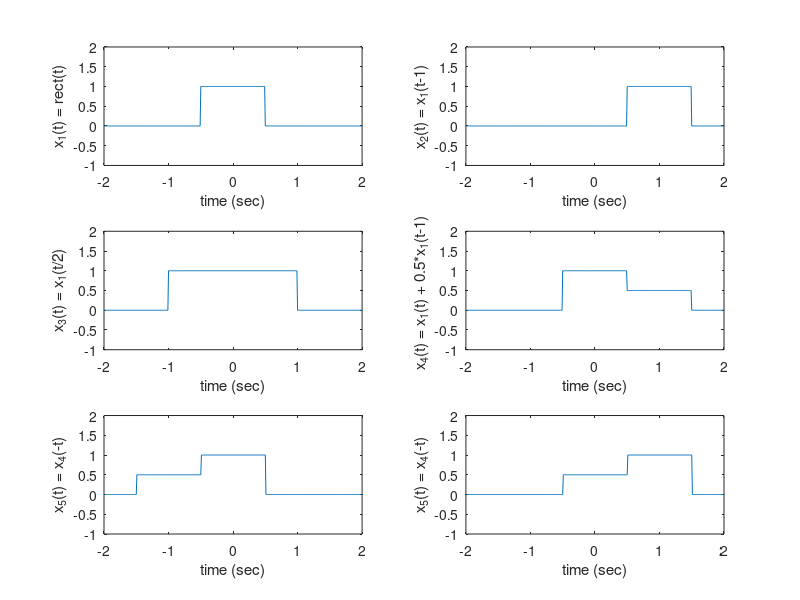

MATLAB code to generate this figure:
clear all;
close all;
clc;

Ts=0.01; %Sampling time
t=-5:Ts:5; %Time vector

% Define the rectangular pulse function
function x = rect(t)
  x = (t >= -0.5 & t < 0.5);
 endfunction


x1=rect(t);
x2 = rect(t-1);
x3 = rect(t/2);
x4 = rect(t) + (1/2)*rect(t-1);
x5 = rect(-t) + (1/2)*rect(-t-1);
x6 = rect(1-t)+ (1/2)*rect(-t);

subplot(3,2,1);
plot(t,x1) ;
axis( [-2 2 -1 2]);
xlabel( 'time (sec)' );
ylabel('x_1(t) = rect(t)');

subplot(3,2,2);
plot(t,x2);
axis( [-2 2 -1 2]);
xlabel( 'time (sec)' );
ylabel('x_2(t) = x_1(t-1)');


subplot(3,2,3);
plot(t,x3);
axis( [-2 2 -1 2]);
xlabel( 'time (sec)' );
ylabel('x_3(t) = x_1(t/2)');

subplot(3,2,4);
plot(t,x4);
axis( [-2 2 -1 2]);
xlabel( 'time (sec)' );
ylabel('x_4(t) = x_1(t) + 0.5*x_1(t-1) ');

subplot(3,2,5);
plot(t,x5);
axis( [-2 2 -1 2]);
xlabel( 'time (sec)' );
ylabel('x_5(t) = x_4(-t)');

subplot(3,2,6);
plot(t,x6);
axis( [-2 2 -1 2]);
xlabel( 'time (sec)' );
ylabel('x_5(t) = x_4(-t)');
